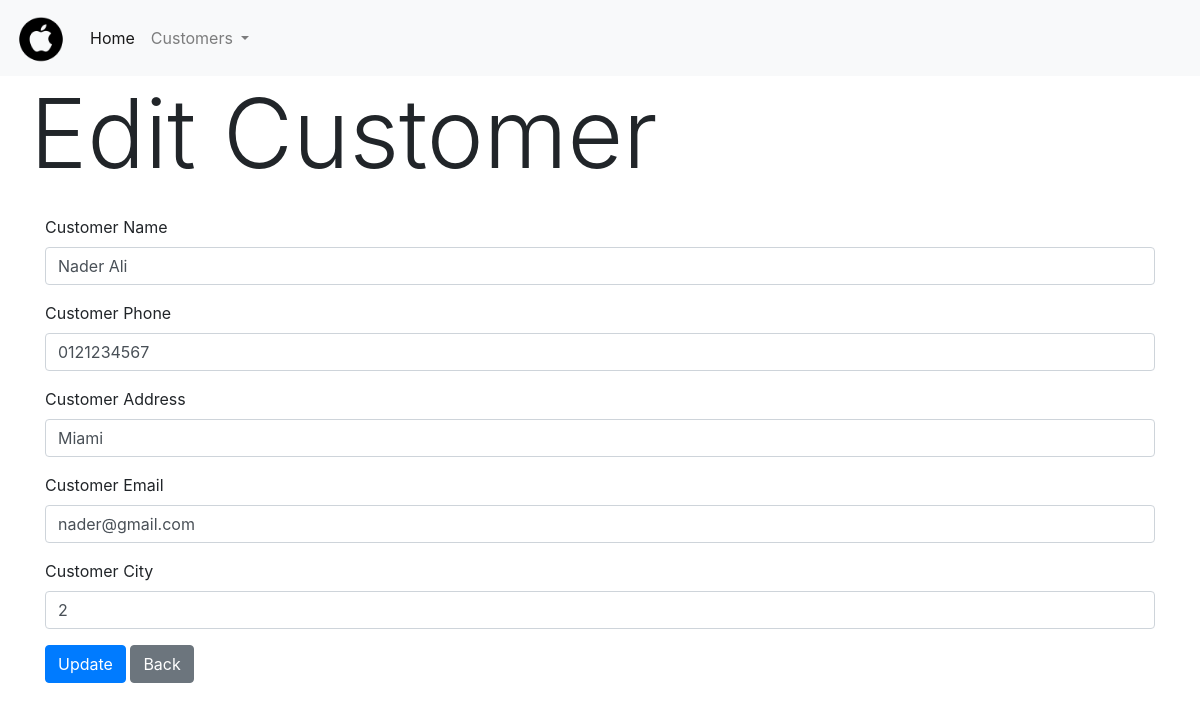
Screenshot of /update_customer.php?cid=8 with the database file from the repository.
### tables this page shows
CREATE TABLE `customers` (
  `cid` int(11) NOT NULL COMMENT 'Customer ID',
  `cname` varchar(255) NOT NULL,
  `cphone` varchar(12) NOT NULL COMMENT 'Customer Phone',
  `caddress` varchar(255) NOT NULL,
  `cemail` varchar(50) DEFAULT NULL,
  `ccityid` int(11) NOT NULL
);

### functions/customers_functions.php (called while the page is built, shortened)
<?php
function view_customer($id){
  global $conn;
  $cid = $id;
  $q = "SELECT * FROM customers WHERE cid = '$cid'";
  $custset = mysqli_query($conn, $q);
  $cinfo = mysqli_fetch_assoc($custset);
  return $cinfo;
}
 ?>

### update_customer.php (the view, shortened to what this page needs)
<?php
if(isset($_GET["cid"])){
  $customer = view_customer($_GET["cid"]);
}
 ?>
 <!DOCTYPE html>
 <html lang="en" dir="ltr">
   <head>
     <link rel="stylesheet" href="css/bootstrap.css">
   </head>
   <body>
     <?php include_once('functions/header.php'); ?>
     <div class="container">
       <div class="row">
         <h1 class="display-1">Edit Customer</h1>
       </div>
       <form action="update_customer.php" method="post">
         <div class="form-group">
           <label for="cname">Customer Name</label>
           <input type="text" name="cname" id="cname" value="<?php echo $customer["cname"]; ?>" class="form-control">
         </div>
         <div class="form-group">
           <label for="cphone">Customer Phone</label>
           <input type="text" name="cphone" id="cphone" value="<?php echo $customer["cphone"]; ?>" class="form-control">
         </div>
         <div class="form-group">
           <label for="caddress">Customer Address</label>
           <input type="text" name="caddress" id="caddress" value="<?php echo $customer["caddress"]; ?>" class="form-control">
         </div>
         <div class="form-group">
           <label for="cemail">Customer Email</label>
           <input type="text" name="cemail" id="cemail" value="<?php echo $customer["cemail"]; ?>" class="form-control">
         </div>
         <div class="form-group">
           <label for="ccity">Customer City</label>
           <input type="text" name="ccity" id="ccity" value="<?php echo $customer["ccityid"]; ?>" class="form-control">
         </div>
         <button type="submit" class="btn btn-primary">Update</button>
         <a href="customers.php" class="btn btn-secondary">Back</a>
       </form>
     </div>
   </body>
 </html>

### rows the page displays
customers: cname "Nader Ali", cphone "0121234567", caddress "Miami", cemail "nader@gmail.com", ccity "2"
